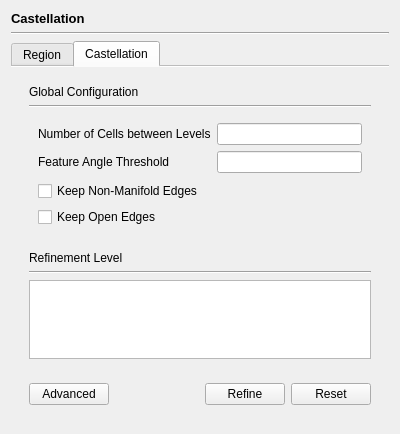
<?xml version="1.0" encoding="UTF-8"?>
<ui version="4.0">
 <class>CastellationPage</class>
 <widget class="QWidget" name="CastellationPage">
  <property name="geometry">
   <rect>
    <x>0</x>
    <y>0</y>
    <width>400</width>
    <height>434</height>
   </rect>
  </property>
  <property name="windowTitle">
   <string>Form</string>
  </property>
  <layout class="QVBoxLayout" name="verticalLayout">
   <item>
    <widget class="QLabel" name="label">
     <property name="font">
      <font>
       <pointsize>10</pointsize>
       <bold>true</bold>
      </font>
     </property>
     <property name="text">
      <string>Castellation</string>
     </property>
    </widget>
   </item>
   <item>
    <widget class="Line" name="line">
     <property name="orientation">
      <enum>Qt::Horizontal</enum>
     </property>
    </widget>
   </item>
   <item>
    <widget class="QTabWidget" name="tabWidget">
     <property name="currentIndex">
      <number>1</number>
     </property>
     <property name="documentMode">
      <bool>true</bool>
     </property>
     <widget class="QWidget" name="region">
      <attribute name="title">
       <string>Region</string>
      </attribute>
      <layout class="QVBoxLayout" name="verticalLayout_4">
       <property name="spacing">
        <number>12</number>
       </property>
       <item>
        <widget class="QScrollArea" name="scrollArea">
         <property name="frameShape">
          <enum>QFrame::NoFrame</enum>
         </property>
         <property name="widgetResizable">
          <bool>true</bool>
         </property>
         <widget class="QWidget" name="list">
          <property name="geometry">
           <rect>
            <x>0</x>
            <y>0</y>
            <width>364</width>
            <height>122</height>
           </rect>
          </property>
         </widget>
        </widget>
       </item>
       <item>
        <widget class="Line" name="line_2">
         <property name="orientation">
          <enum>Qt::Horizontal</enum>
         </property>
        </widget>
       </item>
       <item>
        <widget class="QGroupBox" name="form">
         <property name="title">
          <string>Add Region</string>
         </property>
         <layout class="QVBoxLayout" name="verticalLayout_5">
          <property name="spacing">
           <number>2</number>
          </property>
          <property name="topMargin">
           <number>0</number>
          </property>
          <item>
           <widget class="QWidget" name="widget" native="true">
            <layout class="QFormLayout" name="formLayout">
             <property name="rowWrapPolicy">
              <enum>QFormLayout::WrapLongRows</enum>
             </property>
             <item row="0" column="0">
              <widget class="QLabel" name="label_2">
               <property name="text">
                <string>Name</string>
               </property>
              </widget>
             </item>
             <item row="0" column="1">
              <widget class="QLineEdit" name="name"/>
             </item>
             <item row="1" column="0">
              <widget class="QLabel" name="label_3">
               <property name="text">
                <string>Type</string>
               </property>
              </widget>
             </item>
             <item row="1" column="1">
              <widget class="QWidget" name="widget_2" native="true">
               <layout class="QHBoxLayout" name="horizontalLayout_3">
                <property name="leftMargin">
                 <number>0</number>
                </property>
                <property name="topMargin">
                 <number>6</number>
                </property>
                <property name="bottomMargin">
                 <number>6</number>
                </property>
                <item>
                 <widget class="QRadioButton" name="fluid">
                  <property name="text">
                   <string>Fluid</string>
                  </property>
                  <property name="checked">
                   <bool>true</bool>
                  </property>
                  <attribute name="buttonGroup">
                   <string notr="true">typeRadios</string>
                  </attribute>
                 </widget>
                </item>
                <item>
                 <widget class="QRadioButton" name="solid">
                  <property name="text">
                   <string>Solid</string>
                  </property>
                  <property name="checked">
                   <bool>false</bool>
                  </property>
                  <attribute name="buttonGroup">
                   <string notr="true">typeRadios</string>
                  </attribute>
                 </widget>
                </item>
               </layout>
              </widget>
             </item>
             <item row="2" column="0">
              <widget class="QLabel" name="label_4">
               <property name="text">
                <string>Point (Specify a point in ther region)</string>
               </property>
              </widget>
             </item>
             <item row="2" column="1">
              <widget class="QWidget" name="widget_3" native="true">
               <layout class="QHBoxLayout" name="horizontalLayout">
                <property name="leftMargin">
                 <number>0</number>
                </property>
                <property name="topMargin">
                 <number>6</number>
                </property>
                <property name="rightMargin">
                 <number>0</number>
                </property>
                <property name="bottomMargin">
                 <number>6</number>
                </property>
                <item>
                 <spacer name="horizontalSpacer_2">
                  <property name="orientation">
                   <enum>Qt::Horizontal</enum>
                  </property>
                  <property name="sizeHint" stdset="0">
                   <size>
                    <width>40</width>
                    <height>20</height>
                   </size>
                  </property>
                 </spacer>
                </item>
                <item>
                 <widget class="QLineEdit" name="x">
                  <property name="text">
                   <string>0</string>
                  </property>
                 </widget>
                </item>
                <item>
                 <widget class="QLineEdit" name="y">
                  <property name="text">
                   <string>0</string>
                  </property>
                 </widget>
                </item>
                <item>
                 <widget class="QLineEdit" name="z">
                  <property name="text">
                   <string>0</string>
                  </property>
                 </widget>
                </item>
               </layout>
              </widget>
             </item>
            </layout>
           </widget>
          </item>
          <item>
           <widget class="QWidget" name="widget_4" native="true">
            <layout class="QHBoxLayout" name="horizontalLayout_2">
             <property name="topMargin">
              <number>0</number>
             </property>
             <property name="bottomMargin">
              <number>0</number>
             </property>
             <item>
              <spacer name="horizontalSpacer">
               <property name="orientation">
                <enum>Qt::Horizontal</enum>
               </property>
               <property name="sizeHint" stdset="0">
                <size>
                 <width>177</width>
                 <height>20</height>
                </size>
               </property>
              </spacer>
             </item>
             <item>
              <widget class="QPushButton" name="ok">
               <property name="enabled">
                <bool>false</bool>
               </property>
               <property name="text">
                <string>Add</string>
               </property>
              </widget>
             </item>
             <item>
              <widget class="QPushButton" name="cancel">
               <property name="enabled">
                <bool>true</bool>
               </property>
               <property name="text">
                <string>Cancel</string>
               </property>
              </widget>
             </item>
            </layout>
           </widget>
          </item>
         </layout>
        </widget>
       </item>
      </layout>
     </widget>
     <widget class="QWidget" name="casttellation">
      <attribute name="title">
       <string>Castellation</string>
      </attribute>
      <layout class="QVBoxLayout" name="verticalLayout_2">
       <item>
        <widget class="QWidget" name="widget_6" native="true">
         <layout class="QVBoxLayout" name="verticalLayout_3">
          <property name="bottomMargin">
           <number>0</number>
          </property>
          <item>
           <widget class="QLabel" name="label_5">
            <property name="text">
             <string>Global Configuration</string>
            </property>
           </widget>
          </item>
          <item>
           <widget class="Line" name="line_3">
            <property name="orientation">
             <enum>Qt::Horizontal</enum>
            </property>
           </widget>
          </item>
          <item>
           <widget class="QWidget" name="widget_9" native="true">
            <layout class="QVBoxLayout" name="verticalLayout_7">
             <property name="spacing">
              <number>0</number>
             </property>
             <property name="topMargin">
              <number>0</number>
             </property>
             <property name="bottomMargin">
              <number>0</number>
             </property>
             <item>
              <widget class="QWidget" name="widget_5" native="true">
               <layout class="QFormLayout" name="formLayout_2">
                <property name="leftMargin">
                 <number>0</number>
                </property>
                <property name="rightMargin">
                 <number>0</number>
                </property>
                <property name="bottomMargin">
                 <number>4</number>
                </property>
                <item row="0" column="0">
                 <widget class="QLabel" name="label_6">
                  <property name="text">
                   <string>Number of Cells between Levels</string>
                  </property>
                 </widget>
                </item>
                <item row="0" column="1">
                 <widget class="QLineEdit" name="nCellsBetweenLevels"/>
                </item>
                <item row="1" column="0">
                 <widget class="QLabel" name="label_7">
                  <property name="text">
                   <string>Feature Angle Threshold</string>
                  </property>
                 </widget>
                </item>
                <item row="1" column="1">
                 <widget class="QLineEdit" name="resolveFeatureAngle"/>
                </item>
               </layout>
              </widget>
             </item>
             <item>
              <widget class="QWidget" name="widget_10" native="true">
               <layout class="QVBoxLayout" name="verticalLayout_8">
                <property name="leftMargin">
                 <number>0</number>
                </property>
                <property name="topMargin">
                 <number>4</number>
                </property>
                <property name="rightMargin">
                 <number>0</number>
                </property>
                <item>
                 <widget class="QCheckBox" name="keepNonManifoldEdges">
                  <property name="text">
                   <string>Keep Non-Manifold Edges</string>
                  </property>
                 </widget>
                </item>
                <item>
                 <widget class="QCheckBox" name="keepOpenEdges">
                  <property name="text">
                   <string>Keep Open Edges</string>
                  </property>
                 </widget>
                </item>
               </layout>
              </widget>
             </item>
            </layout>
           </widget>
          </item>
         </layout>
        </widget>
       </item>
       <item>
        <widget class="QWidget" name="widget_7" native="true">
         <layout class="QVBoxLayout" name="verticalLayout_6">
          <item>
           <widget class="QLabel" name="label_10">
            <property name="text">
             <string>Refinement Level</string>
            </property>
           </widget>
          </item>
          <item>
           <widget class="Line" name="line_4">
            <property name="orientation">
             <enum>Qt::Horizontal</enum>
            </property>
           </widget>
          </item>
          <item>
           <widget class="QTreeWidget" name="refinements">
            <property name="editTriggers">
             <set>QAbstractItemView::NoEditTriggers</set>
            </property>
            <property name="columnCount">
             <number>3</number>
            </property>
            <attribute name="headerVisible">
             <bool>false</bool>
            </attribute>
            <attribute name="headerStretchLastSection">
             <bool>false</bool>
            </attribute>
            <column>
             <property name="text">
              <string>1</string>
             </property>
            </column>
            <column>
             <property name="text">
              <string notr="true">2</string>
             </property>
            </column>
            <column>
             <property name="text">
              <string notr="true">3</string>
             </property>
            </column>
           </widget>
          </item>
         </layout>
        </widget>
       </item>
       <item>
        <widget class="QWidget" name="widget_8" native="true">
         <layout class="QHBoxLayout" name="horizontalLayout_4">
          <item>
           <widget class="QPushButton" name="advanced">
            <property name="text">
             <string>Advanced</string>
            </property>
           </widget>
          </item>
          <item>
           <spacer name="horizontalSpacer_3">
            <property name="orientation">
             <enum>Qt::Horizontal</enum>
            </property>
            <property name="sizeHint" stdset="0">
             <size>
              <width>40</width>
              <height>20</height>
             </size>
            </property>
           </spacer>
          </item>
          <item>
           <widget class="QPushButton" name="refine">
            <property name="text">
             <string>Refine</string>
            </property>
           </widget>
          </item>
          <item>
           <widget class="QPushButton" name="reset">
            <property name="text">
             <string>Reset</string>
            </property>
           </widget>
          </item>
         </layout>
        </widget>
       </item>
      </layout>
     </widget>
    </widget>
   </item>
  </layout>
 </widget>
 <resources>
  <include location="../../resource.qrc"/>
 </resources>
 <connections/>
 <buttongroups>
  <buttongroup name="typeRadios"/>
 </buttongroups>
</ui>
